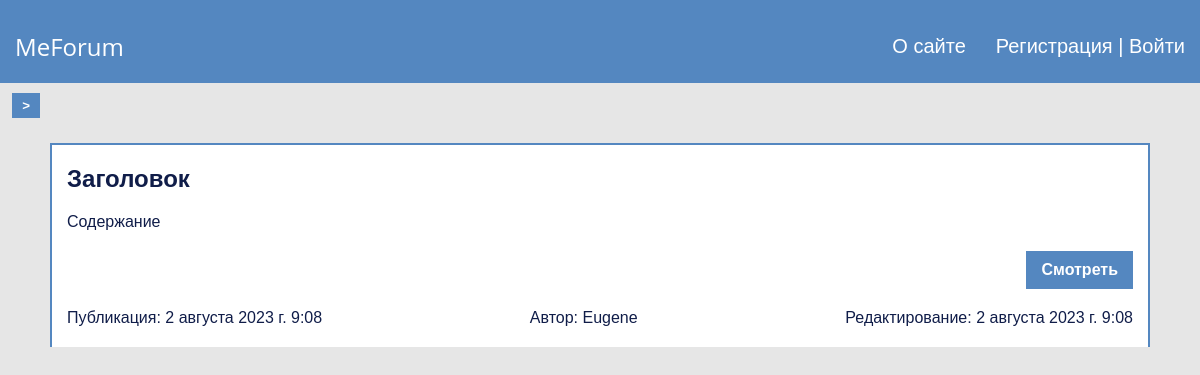
Before: / with the older database file.
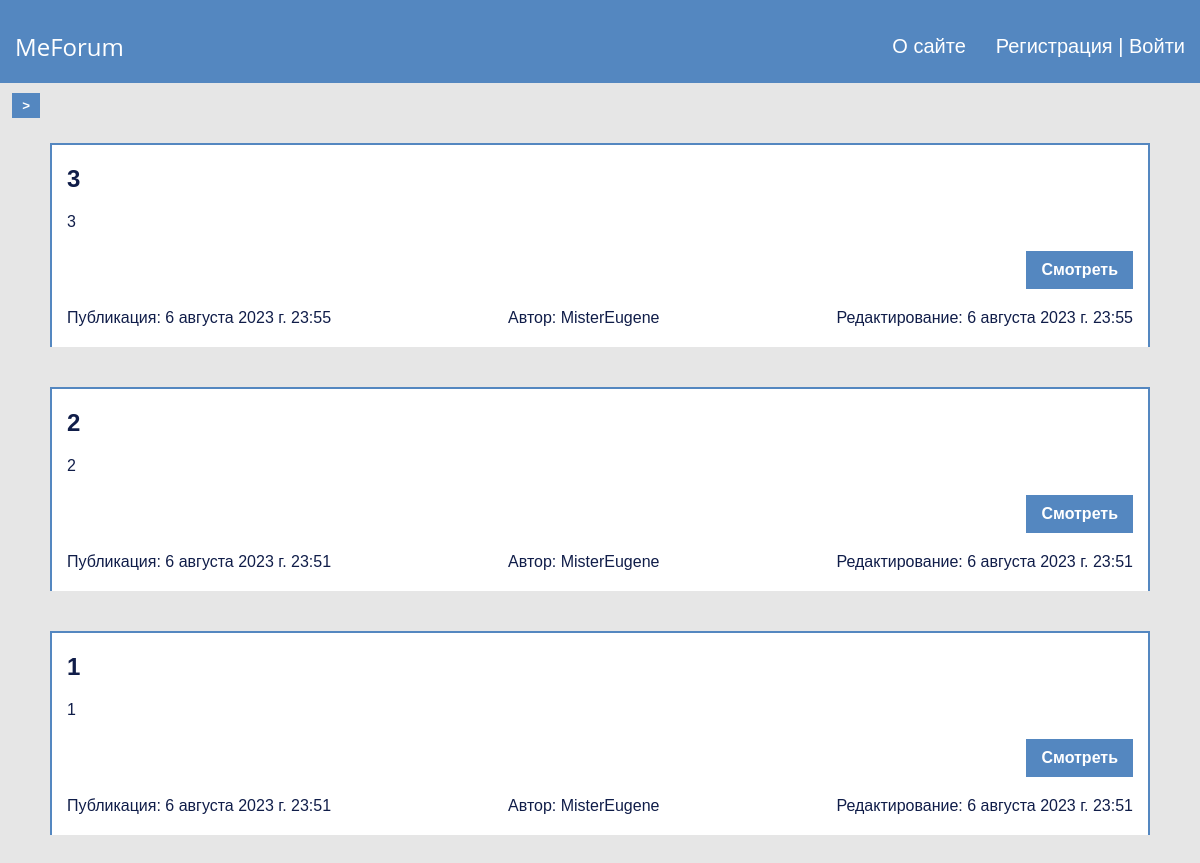
After: the same page with the newer database file.
### forum/models.py (models this page shows)
class Posts(models.Model):
    title = models.CharField(max_length=250, null=True, verbose_name="заголовок поста")
    content = models.TextField(verbose_name="содержание поста", blank=True)
    create_time = models.DateTimeField(auto_now_add=True, verbose_name="время создания")
    update_time = models.DateTimeField(
        auto_now=True, verbose_name="время редактирования"
    )
    author = models.ForeignKey('Users', on_delete=models.PROTECT, verbose_name="автор")
    cat = models.ForeignKey(
        Categories, on_delete=models.PROTECT, verbose_name="категория"
    )
    likes = models.ManyToManyField(Users, blank=True, related_name='liked_posts')
    dislikes = models.ManyToManyField(Users, blank=True, related_name='disliked_posts')
    views = models.ManyToManyField(Users, blank=True, related_name='viewed_posts')
    is_published = models.BooleanField(default=True, verbose_name="публикация")
    is_allow_comments = models.BooleanField(verbose_name="разрешить комментарии")
    def __str__(self):
        return self.title
    class Meta:
        verbose_name = "Пост"
        verbose_name_plural = "Посты"

class Users(AbstractUser):
    email = models.EmailField(unique=True)
    def __str__(self):
        return self.username
    class Meta:
        verbose_name = "Пользователь"
        verbose_name_plural = "Пользователи"

### forum/views.py (the view)
# urls.py: path("", index, name="home"),
def index(request):
    cats = Categories.objects.all()
    posts = Posts.objects.filter(is_published=True).order_by('-create_time')
    context = {
        "title": "Главная страница",
        "posts": posts,
        "cat_selected": 0
    }
    return render(request, "forum/index.html", context=context)

### forum/models.py (called while the page is built)
    def __str__(self):
        return self.name

### forum/templatetags/forum_tags.py (called while the page is built)
@register.simple_tag()
def get_categories():
    return Categories.objects.all()

@register.simple_tag()
def get_header_menu():
    return menu

### forum/templates/forum/index.html
{% extends 'forum/base.html' %} {% block content %}
<section class="posts">
  <ul class="posts_list">
    {% for p in posts %}
    <li class="posts_item">
      <arcticle class="post">
        <div class="post_container">
          <div class="post-header">
            <h2 class="post_title">{{ p }}</h2>
          </div>
          <div class="post-content">
            {% if p.content %}
            <div class="post-content_description">
                <p class="post_desctiption">{{ p.content }}</p>
            </div>
            {% endif %}
            <a class="post_link post_read" href="{% url 'post' post_id=p.id %}">Смотреть</a>
          </div>
          <div class="post-footer">
            <div class="create_time">Публикация: {{ p.create_time }}</div>
            <div class='post_author'>Автор: {{ p.author }}</div>
            <div>Редактирование: {{ p.update_time }}</div>
          </div>
        </div>
      </arcticle>
    </li>
    {% endfor %}
  </ul>
</section>
{% endblock content %}

### forum/templates/forum/base.html (shortened to what this page needs)
{% load static %}{% load forum_tags %}
<!DOCTYPE html>
<html lang="en">
  <head>
    <link rel="stylesheet" href="{% static 'forum/css/style.css' %}">
  </head>
  <body>
    <header class="header">
      <div class="container">
        <div class="header_container">
          <div class="logo">
            <a href="{% url 'home' %}">MeForum</a>
          </div>
          <nav class="nav">
            <ul class="header_menu">
              {% get_header_menu as menu %}
              {% for item in menu %}
              {% if not request.user.is_authenticated and item.link == 'addpage' %}
              {% else %}
              <li class="header_item">
                <a class="header_link" href="{% url item.link %}">{{ item.text }}</a>
              </li>
              {% endif %}
              {% endfor %}
              {% if request.user.is_authenticated %}
              <li class="last">
                {{ user.username }} | <a class="header_link" href="{% url 'logout' %}">Выйти</a>
              </li>
              {% else %}
              <li class="header_item">
                <a class="header_link" href="{% url 'register' %}">Регистрация</a> |
                <a class="header_link" href="{% url 'login' %}">Войти</a>
              </li>
              {% endif %}
            </ul>
          </nav>
        </div>
      </div>
    </header>
    <div class="container">
      <div class="container_outer">
        <aside class="sidebar">
          <button class="sidebar-btn">></button>
          {% get_categories as categories%}
        </aside>
        <main class="main">
          <div class='main_container'>
            {% block content %} {% endblock content %}
          </div>
        </main>
      </div>
    </div>
  </body>
</html>

### forum/static/forum/css/style.css (style rules this page uses)
*, *::after, *::before { margin: 0; padding: 0; box-sizing: border-box; color: inherit; }
a { text-decoration: none; }
ul, ol { list-style: none; }
body { font-family: Arial, Helvetica, sans-serif; display: flex; flex-wrap: wrap; font-size: 16px; color: #101D49; }
a { cursor: pointer; transition: all .1s ease-in-out; color: inherit; }
.container { max-width: 1680px; margin: 0 auto; width: 100%; }
.container_outer { display: flex; position: relative; overflow: hidden; }
button { cursor: pointer; }
.header { width: 100%; background-color: #5487C0; color: #fff; font-size: 20px; }
.logo a { font-family: 'Open Sans'; font-size: 24px; color: #fff; }
.header_link { color: #fff; padding-bottom: 6px; }
.header_menu { display: flex; }
.header_item:not(:last-child) { margin-right: 30px; }
.header_container { padding: 30px 15px 20px; display: flex; width: 100%; justify-content: space-between; align-items: center; }
.sidebar { position: relative; width: 300px; padding: 40px 10px 40px 20px; height: 100%;; transition: margin .2s ease-in-out; margin-left: -300px; background-color: #fff; }
.sidebar-btn { background-color: #5487C0; color: #fff; padding: 5px 10px; position: absolute; font-weight: 900; top: 10px; right: -40px; border: none; }
.main { flex-grow: 1; background-color: #E6E6E6; }
.main_container { padding: 60px 50px; min-height: 100vh;; }
.posts_item:not(:last-child) { margin-bottom: 40px; }
.posts_item { background-color: #fff; }
.post-header { margin-bottom: 20px; }
.post_container { border: 2px solid #5487C0; border-bottom: none; padding: 20px 15px; }
.post-content { margin-bottom: 20px; gap: 20px; }
.post-footer { display: flex; justify-content: space-between; flex-wrap: wrap; gap: 20px; }
.post-content { margin-bottom: 20px; }
.post_link { display: inline-flex; text-align: center; justify-content: center; align-items: center; padding: 10px 15px; background-color: #5487C0; font-weight: 700; color: #fff; border: none; font-size: 16px; }
.post_container { background-color: #fff; margin-bottom: 30px; }
.post-content { display: flex; flex-direction: column; }
.post_read { align-self: flex-end; }

Changed rows visible on the page:
removed Posts: title "Заголовок", content "Содержание", create_time "2 августа 2023 г. 9:08", author "Eugene", update_time "2 августа 2023 г. 9:08"
added Posts: title "3", content "3", create_time "6 августа 2023 г. 23:55", author "MisterEugene", update_time "6 августа 2023 г. 23:55"
added Posts: title "2", content "2", create_time "6 августа 2023 г. 23:51", author "MisterEugene", update_time "6 августа 2023 г. 23:51"
added Posts: title "1", content "1", create_time "6 августа 2023 г. 23:51", author "MisterEugene", update_time "6 августа 2023 г. 23:51"
